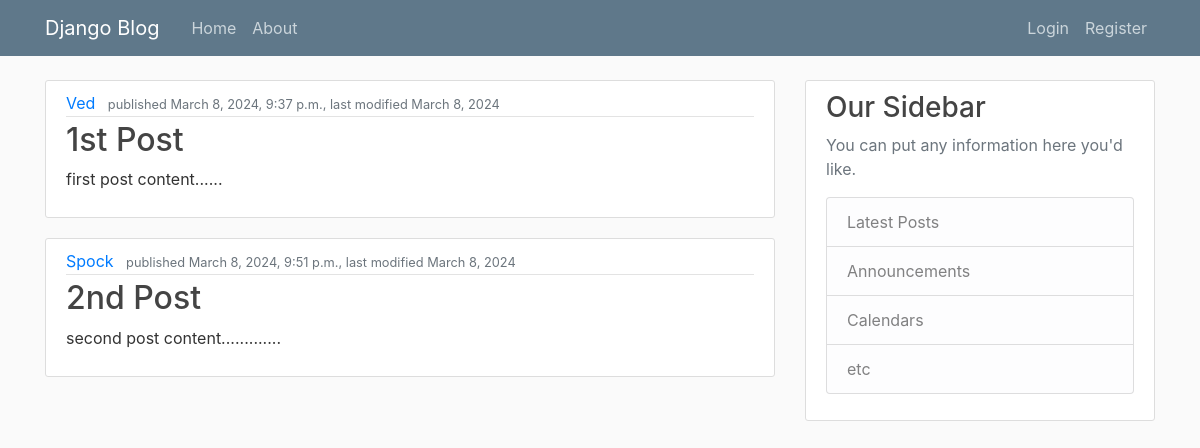
The page /blog/ on the database as committed earlier.
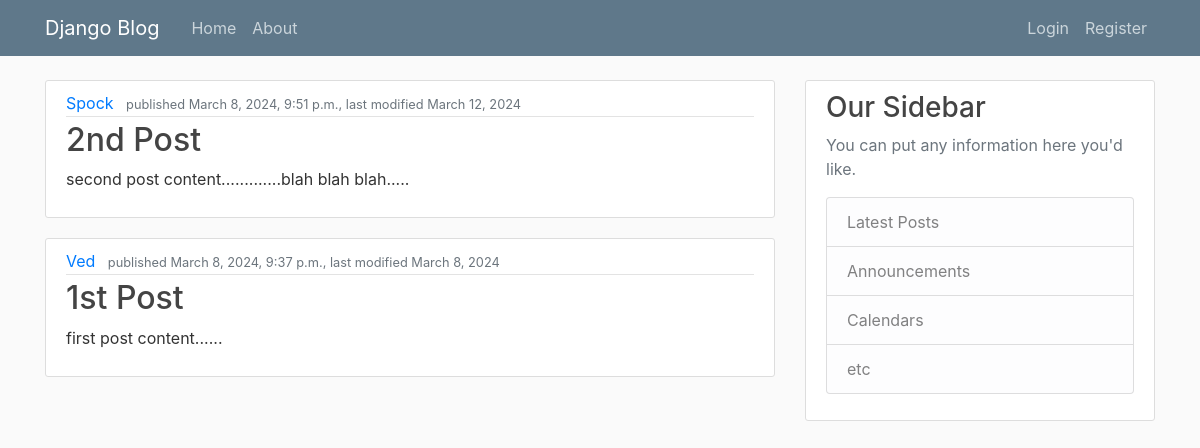
The same page on the database as committed later.
### blog/models.py (models this page shows, shortened)
class Blogpost(models.Model):
    title = models.CharField(max_length=100)
    content = models.TextField()
    date_posted = models.DateTimeField(auto_now_add=True)
    last_modified = models.DateField(auto_now=True)
    author = models.ForeignKey(User, on_delete=models.CASCADE, related_name= "posts") #User is the related table (model class)

### blog/classviews.py (the view)
# urls.py: path('', classviews.BlogpostListView.as_view(), name="blog-home"),
class BlogpostListView(ListView):
    model = Blogpost #tells view which model to query
    template_name = 'blog/home.html' #overrides default template path
    context_object_name = 'posts'
    ordering = ['-last_modified'] #newest to oldest
    '''Since this inherits from ListView, it associates provided context name with the
    object list/QuerySet of Blogpost model instances (passing it in as template variable)'''

### blog/templates/blog/home.html (shortened to what this page needs)
{% extends "blog/base.html" %}
{% block content %}
    {% for post in posts %}
        <article class="media content-section">
            <div class="media-body">
            <div class="article-metadata">
                <a class="mr-2" href="#">{{ post.author.username }}</a>
                <small class="text-muted">published {{ post.date_posted }}, last modified {{ post.last_modified }} </small>
            </div>
            <h2><a class="article-title" href="#">{{ post.title }}</a></h2>
            <p class="article-content">{{ post.content }}</p>
            </div>
        </article>
    {% endfor %}
{% endblock %}

Rows that differ between the two databases and show on the page:
changed Blogpost "2nd Post": last_modified "March 8, 2024" → "March 12, 2024"; content "second post content............." → "second post content.............blah blah blah....."; moves up the list
